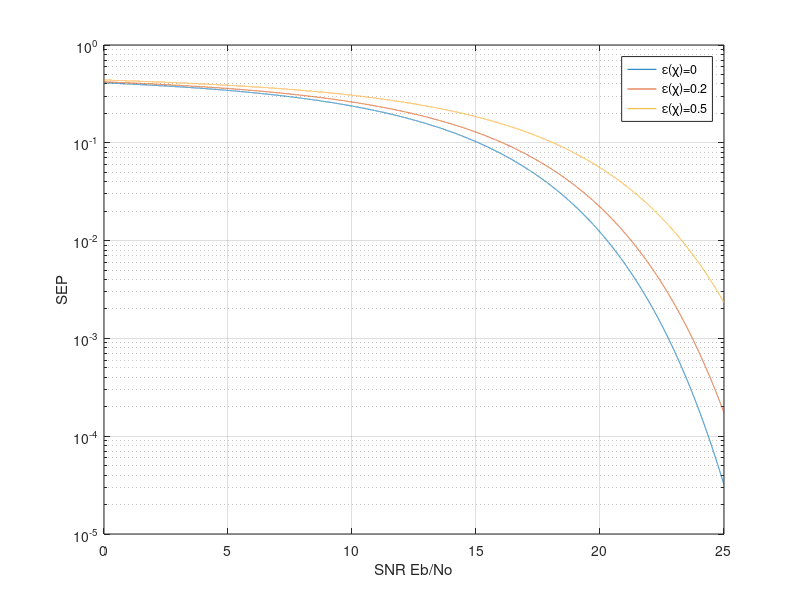

MATLAB code to generate this figure:
SNR=0:0.001:25;

M=16;
g=0.1266;
k=0.316;
r=[0,0.2,0.5];


pg1=2*(1-(1/sqrt(M)))*qfunc(2*k*sqrt(g*10.^(SNR/10)*(1-r(1))))-(1-(2/sqrt(M)+(1/M)))*qfunc(2*k*sqrt(g*10.^(SNR/10)*(1-r(1))));
pm1=qfunc(0.7071*sqrt(10.^(SNR/10))*(sqrt(1-r(1))*(sqrt(14.1)-sqrt(1.41*0.23))));

pg2=2*(1-(1/sqrt(M)))*qfunc(2*k*sqrt(g*10.^(SNR/10)*(1-r(2))))-(1-(2/sqrt(M)+(1/M)))*qfunc(2*k*sqrt(g*10.^(SNR/10)*(1-r(2))));
pm2=qfunc(0.7071*sqrt(10.^(SNR/10))*(sqrt(1-r(2))*(sqrt(14.1)-sqrt(1.41*0.23))));

pg3=2*(1-(1/sqrt(M)))*qfunc(2*k*sqrt(g*10.^(SNR/10)*(1-r(3))))-(1-(2/sqrt(M)+(1/M)))*qfunc(2*k*sqrt(g*10.^(SNR/10)*(1-r(3))));
pm3=qfunc(0.7071*sqrt(10.^(SNR/10))*(sqrt(1-r(3))*(sqrt(14.1)-sqrt(1.41*0.23))));


p1=(15/16)*pg1+(1/16)*pm1;
p2=(15/16)*pg2+(1/16)*pm2;
p3=(15/16)*pg3+(1/16)*pm3;

figure (6);
semilogy(SNR,p1,SNR,p2,SNR,p3);

xlabel('SNR Εb/No');
ylabel('SEP');
legend('ε(χ)=0','ε(χ)=0.2','ε(χ)=0.5')
grid on;